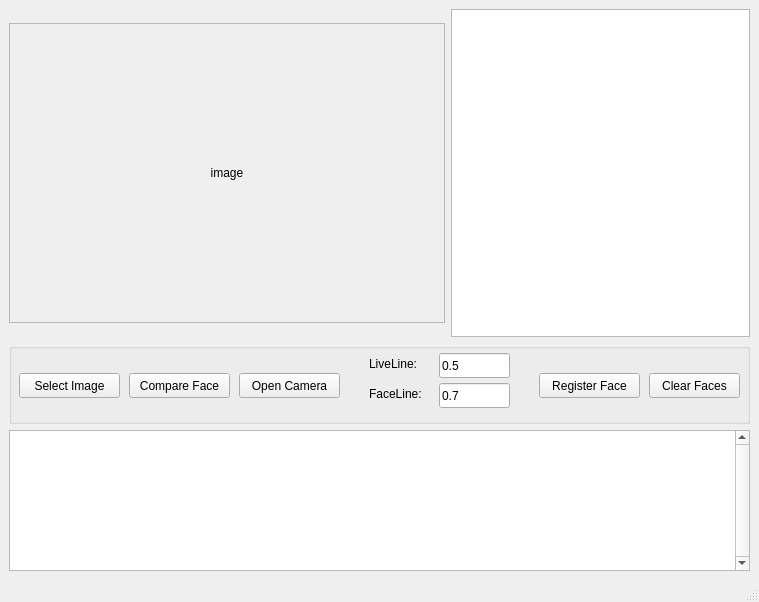
<?xml version="1.0" encoding="UTF-8"?>
<ui version="4.0">
 <class>FaceRecognition</class>
 <widget class="QMainWindow" name="FaceRecognition">
  <property name="geometry">
   <rect>
    <x>0</x>
    <y>0</y>
    <width>759</width>
    <height>602</height>
   </rect>
  </property>
  <property name="minimumSize">
   <size>
    <width>759</width>
    <height>602</height>
   </size>
  </property>
  <property name="maximumSize">
   <size>
    <width>759</width>
    <height>602</height>
   </size>
  </property>
  <property name="windowTitle">
   <string>FaceRecognition</string>
  </property>
  <widget class="QWidget" name="centralwidget">
   <layout class="QGridLayout" name="gridLayout">
    <item row="0" column="0">
     <widget class="ViewLabel" name="previewLabel">
      <property name="minimumSize">
       <size>
        <width>436</width>
        <height>300</height>
       </size>
      </property>
      <property name="maximumSize">
       <size>
        <width>436</width>
        <height>300</height>
       </size>
      </property>
      <property name="cursor">
       <cursorShape>ArrowCursor</cursorShape>
      </property>
      <property name="frameShape">
       <enum>QFrame::StyledPanel</enum>
      </property>
      <property name="text">
       <string>&lt;html&gt;&lt;head/&gt;&lt;body&gt;&lt;p align=&quot;center&quot;&gt;image&lt;/p&gt;&lt;/body&gt;&lt;/html&gt;</string>
      </property>
      <property name="alignment">
       <set>Qt::AlignCenter</set>
      </property>
     </widget>
    </item>
    <item row="0" column="1">
     <widget class="QListWidget" name="registerListWidget">
      <property name="contextMenuPolicy">
       <enum>Qt::CustomContextMenu</enum>
      </property>
      <property name="acceptDrops">
       <bool>true</bool>
      </property>
      <property name="verticalScrollBarPolicy">
       <enum>Qt::ScrollBarAsNeeded</enum>
      </property>
      <property name="dragEnabled">
       <bool>false</bool>
      </property>
      <property name="gridSize">
       <size>
        <width>70</width>
        <height>100</height>
       </size>
      </property>
      <property name="viewMode">
       <enum>QListView::IconMode</enum>
      </property>
     </widget>
    </item>
    <item row="2" column="0" colspan="2">
     <widget class="QTextEdit" name="editOutLog">
      <property name="enabled">
       <bool>true</bool>
      </property>
      <property name="minimumSize">
       <size>
        <width>741</width>
        <height>141</height>
       </size>
      </property>
      <property name="maximumSize">
       <size>
        <width>741</width>
        <height>141</height>
       </size>
      </property>
      <property name="verticalScrollBarPolicy">
       <enum>Qt::ScrollBarAlwaysOn</enum>
      </property>
      <property name="horizontalScrollBarPolicy">
       <enum>Qt::ScrollBarAsNeeded</enum>
      </property>
      <property name="readOnly">
       <bool>false</bool>
      </property>
     </widget>
    </item>
    <item row="1" column="0" colspan="2">
     <widget class="QGroupBox" name="groupBox">
      <property name="minimumSize">
       <size>
        <width>741</width>
        <height>81</height>
       </size>
      </property>
      <property name="maximumSize">
       <size>
        <width>741</width>
        <height>81</height>
       </size>
      </property>
      <property name="title">
       <string/>
      </property>
      <widget class="QPushButton" name="btnClear">
       <property name="geometry">
        <rect>
         <x>640</x>
         <y>30</y>
         <width>91</width>
         <height>25</height>
        </rect>
       </property>
       <property name="cursor">
        <cursorShape>PointingHandCursor</cursorShape>
       </property>
       <property name="styleSheet">
        <string notr="true"/>
       </property>
       <property name="text">
        <string>Clear Faces</string>
       </property>
      </widget>
      <widget class="QPushButton" name="btnRegister">
       <property name="geometry">
        <rect>
         <x>530</x>
         <y>30</y>
         <width>101</width>
         <height>25</height>
        </rect>
       </property>
       <property name="cursor">
        <cursorShape>PointingHandCursor</cursorShape>
       </property>
       <property name="text">
        <string>Register Face</string>
       </property>
      </widget>
      <widget class="QPushButton" name="btnSelectImage">
       <property name="geometry">
        <rect>
         <x>10</x>
         <y>30</y>
         <width>101</width>
         <height>25</height>
        </rect>
       </property>
       <property name="cursor">
        <cursorShape>PointingHandCursor</cursorShape>
       </property>
       <property name="styleSheet">
        <string notr="true"/>
       </property>
       <property name="text">
        <string>Select Image</string>
       </property>
       <property name="autoDefault">
        <bool>false</bool>
       </property>
      </widget>
      <widget class="QPushButton" name="btnCompareFace">
       <property name="geometry">
        <rect>
         <x>120</x>
         <y>30</y>
         <width>101</width>
         <height>25</height>
        </rect>
       </property>
       <property name="cursor">
        <cursorShape>PointingHandCursor</cursorShape>
       </property>
       <property name="text">
        <string>Compare Face</string>
       </property>
      </widget>
      <widget class="QPushButton" name="btnOperateCamera">
       <property name="geometry">
        <rect>
         <x>230</x>
         <y>30</y>
         <width>101</width>
         <height>25</height>
        </rect>
       </property>
       <property name="cursor">
        <cursorShape>PointingHandCursor</cursorShape>
       </property>
       <property name="text">
        <string>Open Camera</string>
       </property>
       <property name="checkable">
        <bool>false</bool>
       </property>
      </widget>
      <widget class="QLabel" name="label">
       <property name="geometry">
        <rect>
         <x>360</x>
         <y>10</y>
         <width>71</width>
         <height>21</height>
        </rect>
       </property>
       <property name="text">
        <string>LiveLine:</string>
       </property>
      </widget>
      <widget class="QLineEdit" name="Threshold">
       <property name="geometry">
        <rect>
         <x>430</x>
         <y>10</y>
         <width>71</width>
         <height>25</height>
        </rect>
       </property>
       <property name="text">
        <string>0.5</string>
       </property>
      </widget>
      <widget class="QLabel" name="label_2">
       <property name="geometry">
        <rect>
         <x>360</x>
         <y>40</y>
         <width>71</width>
         <height>21</height>
        </rect>
       </property>
       <property name="text">
        <string>FaceLine:</string>
       </property>
      </widget>
      <widget class="QLineEdit" name="faceThreshold">
       <property name="geometry">
        <rect>
         <x>430</x>
         <y>40</y>
         <width>71</width>
         <height>25</height>
        </rect>
       </property>
       <property name="text">
        <string>0.7</string>
       </property>
      </widget>
     </widget>
    </item>
   </layout>
  </widget>
  <widget class="QMenuBar" name="menubar">
   <property name="geometry">
    <rect>
     <x>0</x>
     <y>0</y>
     <width>759</width>
     <height>28</height>
    </rect>
   </property>
  </widget>
  <widget class="QStatusBar" name="statusbar"/>
 </widget>
 <customwidgets>
  <customwidget>
   <class>ViewLabel</class>
   <extends>QLabel</extends>
   <header location="global">viewlabel.h</header>
  </customwidget>
 </customwidgets>
 <resources/>
 <connections/>
</ui>
